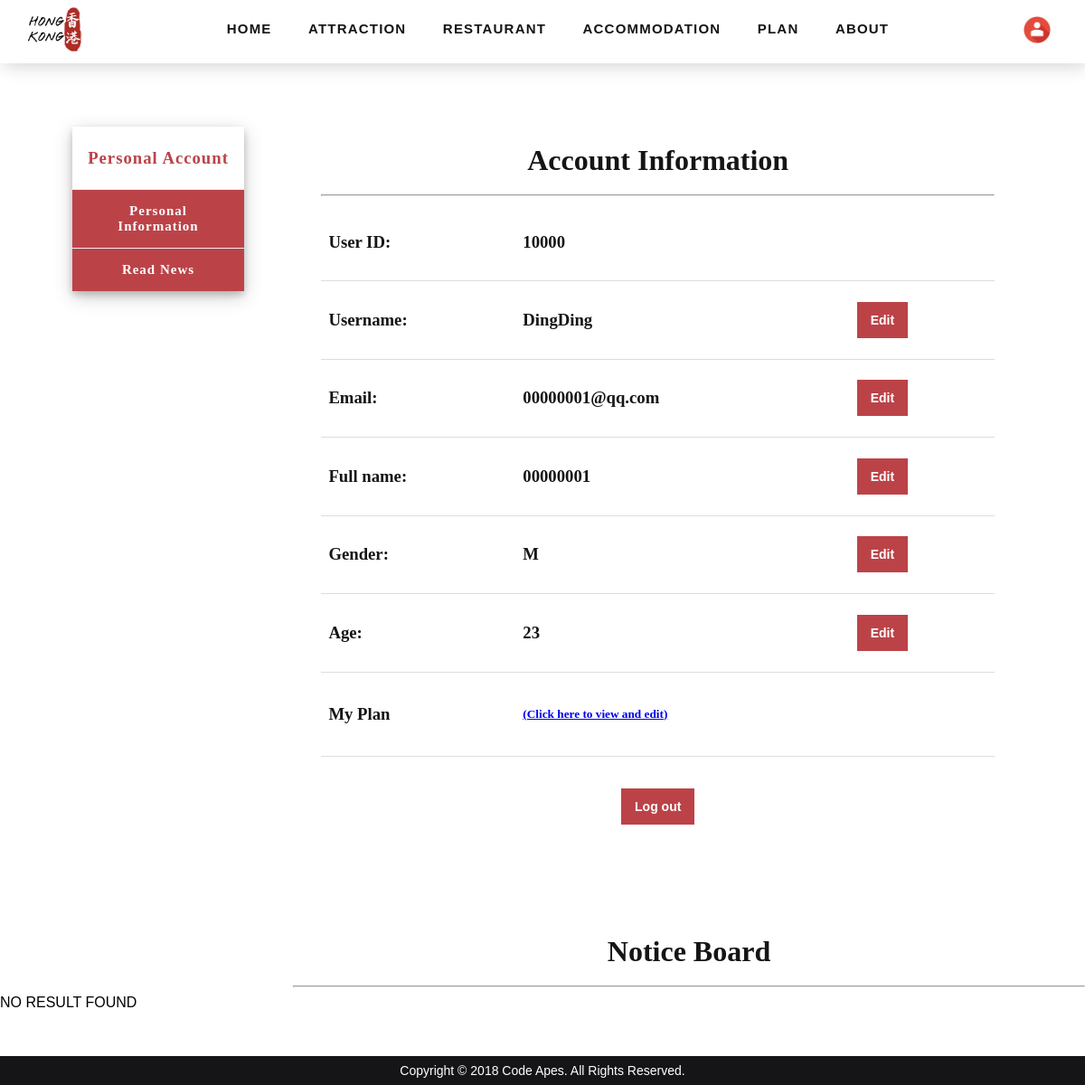
Page /PersonInfo.php (signed in) on the committed database.
### tables this page shows
CREATE TABLE IF NOT EXISTS `Tourists` (
  `TouristsID` INT NOT NULL AUTO_INCREMENT,
  `Email` VARCHAR(50) NOT NULL,
  `Password` VARCHAR(50) NOT NULL,
  `Gender` ENUM('F', 'M', 'Other') NOT NULL,
  `Age` INT(3) NOT NULL,
  `Name` VARCHAR(50) NOT NULL,
  `Username` VARCHAR(50) NOT NULL,
  PRIMARY KEY (`TouristsID`));

### PersonInfo.php (the view, shortened to what this page needs)
 <?php
require('php/connect.php');
$ID = $_SESSION['login_tourist'];
?>
<!DOCTYPE html>
<html>
<head>
	<link type="text/css" rel="stylesheet" href="css/style.css">
</head>
<body>
<div class="wrapper">
<?php
require('topnav.php');
?>
</div>
<div class="wrapper">
	<main class="hoc container clear">
	  <div class="sidebar">
	  <h3>Personal Account</h3>
            <a href="PersonInfo.php">Personal Information</a>
            <a href="PersonInfo.php">Read News</a>
	  </div>
		<div class="content" style="text-align:center;">
		<h1>Account Information</h1><hr>
		<table>
		<tr>
		  <td><h3>User ID:</h3></td>
		  <td><h3 id="uid"><?php
		  echo "$ID";
		  ?></h3></td>
		  <td></td>
		</tr>
		<?php
		$sql=" select * from Tourists where TouristsID = $ID";
		$result = mysqli_query($link,$sql);
		$row = mysqli_fetch_assoc($result);
		?>
		<tr>
		<form method="post" action="PersonInfo.php">
		  <td>
		  	<h3>Username:</h3>
		  </td>
		  <td>
		  	<h3 id="uname"><?php echo $row['Username']?></h3>
		  </td>
		  <td>
		  	<div class="button btn btn-small" onclick="EditUname()" id="unameEdit">Edit</div>
		  </td>
		</form>
		</tr>
		<tr>
			<form method="post" action="PersonInfo.php">
			<td>
				<h3>Email:</h3>
			</td>
			<td>
				<h3 id="email"><?php echo $row['Email']?></h3>
			</td>
			<td>
			<div class="button btn btn-small" onclick="EditEmail()" id="emailEdit">Edit</div>
			</td>
			</form>
		</tr>
		<tr>
		  <form method="post" action="PersonInfo.php">
		  <td><h3>Full name:</h3></td>
		  <td>
		  	<h3 id="fname"><?php echo $row['Name']?></h3>
		  </td>
		  <td>
			<div class="button btn btn-small" onclick="EditFname()" id="fnameEdit">Edit</div>
		  </td>
		  </form>
		</tr>
		<tr>
		  <form method="post" action="PersonInfo.php">
		  <td>
		    <h3>Gender:</h3>
		  </td>
		  <td>
		    <h3 id="gender"><?php echo $row['Gender']?></h3>
		  </td>
		  <td>
			<div class="button btn btn-small" onclick="EditGender()" id="genderEdit">Edit</div>
		  </td>
		  </form>
		</tr>
		<tr>
		  <form method="post" action="PersonInfo.php">
		  <td>
		  	<h3>Age:</h3>
		  </td>
		  <td>
		  	<h3 id="age"><?php echo $row['Age']?></h3>
		  </td>
		  <td>
			<div class="button btn btn-small" onclick="EditAge()" id="ageEdit">Edit</div>
		  </td>
		  </form>
		</tr>
		<tr>
		  <td><h3>My Plan</h3></td>
		  <td><h5><a href="plan.php">(Click here to view and edit)</a><h5></td>
		  <td> </td>
		</tr>
		</table><br>
		<a href="php/logout.php"><div class="button btn btn-small">Log out</div></a><br>
		</div>
	</main>
</div>
<?php
    $sql=" select * from Message WHERE TouristsID = $ID ORDER BY creat_time";
?>
<div class="content" style="text-align:center;">
<h1 id = "Read News">Notice Board</h1><hr>
</div>
<?php
    $result = mysqli_query($link, $sql);
    if(!$result)
    {
        echo "No result";
  } else
      echo "NO RESULT FOUND";
    ?>
<?php
require('footer.php');
?>
</body>
</html>

### css/style.css (style rules this page uses)
body { position: relative; font-family:Verdana, Geneva, sans-serif; overflow:auto; margin: 0px; }
h1, h2, h3, h4, h5, h6, .heading, .sidebar { font-family:Georgia, "Times New Roman", Times, serif; }
table { border-collapse: collapse; width: 100%; border-bottom: 1px solid #ddd; }
th, td { padding: 8px; text-align: left; border-bottom: 1px solid #ddd; }
.hoc { display:block; margin:0 auto; }
.clear { display:block;clear:both; }
.wrapper { display:block; }
.container { padding:140px 100px 100px 80px; }
.btn, .btn-inverse { display:inline-block; padding:5px 20px; border:3px solid; text-decoration:none; font-weight: bold; }
.btn-small { display:inline-block; padding:4px 15px; font-size: 14px; text-decoration:none; }
.btn, .btn-inverse:hover { color:#FFFFFF; background-color:#BB4348; border-color:#FFFFFF; }
.sidebar { height:auto; width:190px; position:fixed!important; z-index:1; overflow:auto; font-weight: bold; letter-spacing: 1px; box-shadow: 0 4px 8px 0 rgba(0, 0, 0, 0.2), 0 6px 20px 0 rgba(0, 0, 0, 0.19); }
.sidebar a { background-color:#BB4348; display: block; text-decoration: none; color: #fff; padding: 15px 20px; border-top: 1px solid #F0F0F0; font-size:15px; text-align: center; }
.sidebar h3 { color: #BB4348; text-align: center; padding:5px; }
.content { margin-left:27%; background-color: #FFFFFF; color: #151517; line-height: 200%; overflow: auto; }

### rows in the picture
tourists: Username "DingDing", Email "00000001@qq.com", Name "00000001", Gender "M", Age "23"

### other values in the picture
$ID "10000"
